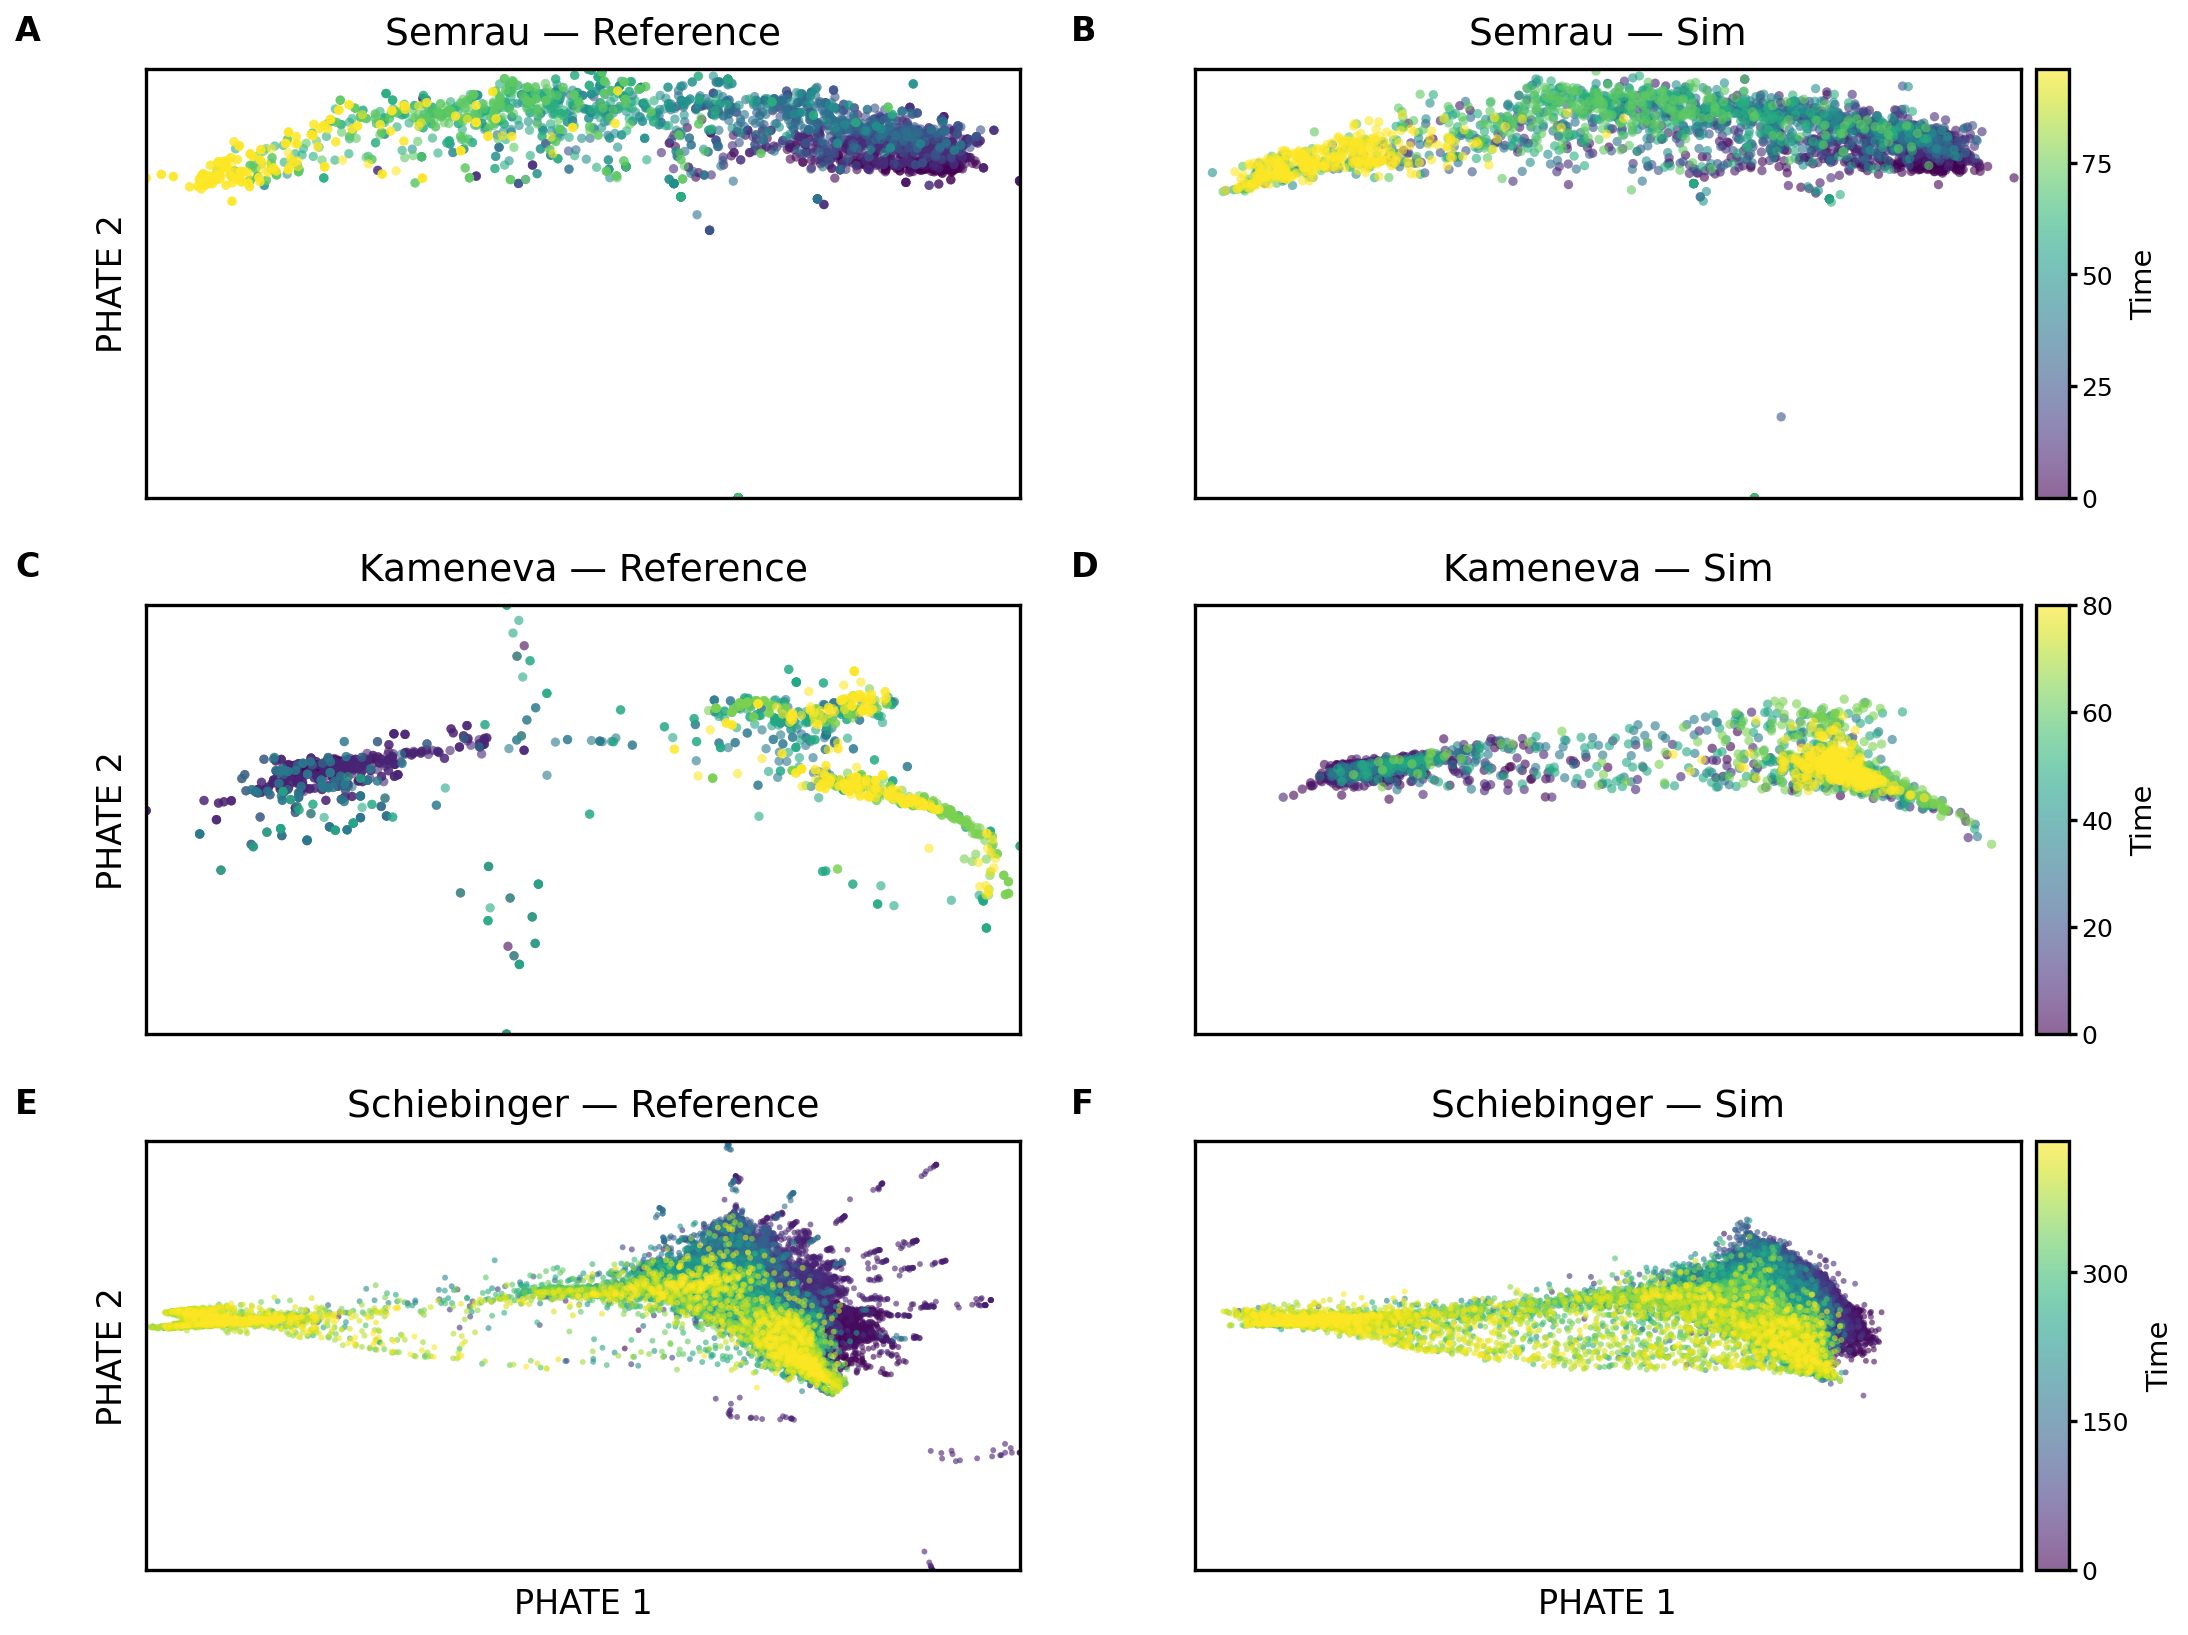

Python code for this plot:
"""
figure_6.py
-----------
CardamomOT — model fit quality on three experimental datasets
(Semrau, Kameneva, Schiebinger).

Layout  (A4 portrait, 8.27 × 11.69 in)
-----------------------------------------
Row A–F : PHATE embeddings (Reference | CardamomOT) × 3 datasets, coloured by time
Row G–I : Cell-type composition timeline (stacked bar) × 3 datasets
Row J–O : Mean ± SD gene expression × 3 datasets (1–3 genes each)

Usage:
    python figure_6.py
"""

import sys
import numpy as np
import scanpy as sc
import anndata as ad
import scipy
import matplotlib.gridspec as gridspec
import matplotlib.pyplot as plt
import seaborn as sns
from matplotlib.lines import Line2D
from mpl_toolkits.axes_grid1 import make_axes_locatable
import phate 

sys.path += ['./../../']
from CardamomOT import NetworkModel as CardamomNetworkModel   # noqa: F401
from CardamomOT import train_classifier, predict_cell_types

# ---------------------------------------------------------------------------
# Paths — adjust to your environment
# ---------------------------------------------------------------------------
SCHIE_PATH     = './../../experimental_datasets/Schiebinger'
SEMRAU_PATH    = './../../experimental_datasets/Semrau'
KAMENEVA_PATH  = './../../experimental_datasets/Kameneva'

# ---------------------------------------------------------------------------
# Visual constants  (harmonised with figure_2 style)
# ---------------------------------------------------------------------------
REF_COLOR = '#555555'   # grey  — reference data
SIM_COLOR = '#C94040'   # red   — CardamomOT model
NB_COLOR  = '#4878CF'   # blue  — NB baseline

# Gene indices for mean±SD panels (same as notebook)
SEMRAU_GENES    = [4]
KAMENEVA_GENES  = [86, 12]
SCHIE_GENES     = [71, 107, 83]


# ---------------------------------------------------------------------------
# Utilities
# ---------------------------------------------------------------------------

def _to_dense(X):
    return X.toarray() if scipy.sparse.issparse(X) else np.asarray(X, dtype=float)


# ---------------------------------------------------------------------------
# Data loading
# ---------------------------------------------------------------------------

# STIM hyperparameter per dataset (from figure_7)
STIM  = {'Semrau': 1.0, 'Kameneva': 0.2, 'Schiebinger': 1.0}
PRIOR = 1.0


def load_dataset(base_path, dataset_name):
    """
    Load adata_beta, adata_sim and rna_traj directly from cardamomOT/ h5ad files,
    using the correct stim/prior hyperparameters per dataset.

    Returns:
        adata_beta  – AnnData from adata_beta_stim{s}_prior{p}.h5ad
        adata_sim   – AnnData from adata_sim_stim{s}_prior{p}.h5ad
        adata_traj  – AnnData wrapping rna_traj with time + var_names + cell_type
        rna_traj    – np.ndarray (cells, genes), from data_rna.npy col 1:
        time_traj   – np.ndarray (cells,),       from data_rna.npy col 0
        adata_ref   – AnnData from Data/data_full.h5ad or data_train.h5ad
    """
    import os
    cp   = f'{base_path}/cardamomOT'
    stim = STIM[dataset_name]

    # Reference AnnData (for classifier + var_names)
    full_path  = f'{base_path}/Data/data_full.h5ad'
    train_path = f'{base_path}/Data/data_train.h5ad'
    adata_ref  = sc.read(train_path if 'Schiebinger' in base_path else full_path)

    # adata_beta and adata_sim from cardamomOT h5ad files
    adata_beta = sc.read_h5ad(f'{cp}/adata_beta_stim{stim}_prior{PRIOR}.h5ad')
    adata_sim  = sc.read_h5ad(f'{cp}/adata_sim_stim{stim}_prior{PRIOR}.h5ad')

    # AnnData wrapper for rna_traj
    adata_traj = sc.read_h5ad(f'{cp}/adata_rna_traj_stim{stim}_prior{PRIOR}.h5ad')

    # Predict cell types
    clf        = train_classifier(adata_ref, label_key='cell_type')
    adata_beta = predict_cell_types(adata_beta.copy(), clf)
    adata_sim  = predict_cell_types(adata_sim.copy(),  clf)
    adata_traj = predict_cell_types(adata_traj.copy(), clf)

    return adata_beta, adata_sim, adata_traj, adata_ref


# ---------------------------------------------------------------------------
# Panel drawing helpers
# ---------------------------------------------------------------------------

def get_common_limits(coords1, coords2):
    """Compute xlim and ylim spanning both coordinate arrays."""
    all_coords = np.vstack([coords1, coords2])
    xlim = (all_coords[:, 0].min(), all_coords[:, 0].max())
    ylim = (all_coords[:, 1].min(), all_coords[:, 1].max())
    return xlim, ylim


def draw_phate(ax, coords, time_vals, title, s=5, show_colorbar=False, xlim=None, ylim=None):
    """PHATE scatter coloured by time, figure_2 style."""
    sc_obj = ax.scatter(coords[:, 0], coords[:, 1],
                        c=time_vals, cmap='viridis', alpha=0.6, s=s, lw=0)
    ax.set_title(title, fontsize=9)
    ax.set_xticks([]); ax.set_yticks([])
    ax.set_xlabel('PHATE 1', fontsize=8)
    ax.set_ylabel('PHATE 2', fontsize=8)
    
    # Set consistent limits if provided
    if xlim is not None:
        ax.set_xlim(xlim)
    if ylim is not None:
        ax.set_ylim(ylim)
    
    if show_colorbar:
        divider = make_axes_locatable(ax)
        cax = divider.append_axes('right', size='4%', pad=0.05)
        cb = plt.colorbar(sc_obj, cax=cax)
        cb.set_label('Time', fontsize=7)
        cb.ax.tick_params(labelsize=6, length=2, pad=1)
        cb.locator = plt.MaxNLocator(nbins=4)
        cb.update_ticks()


# ---------------------------------------------------------------------------
# UMAP projection: adata_beta vs adata_sim
# ---------------------------------------------------------------------------

def compute_phate_beta_sim(adata_beta, adata_sim,
                            phate_random_state=42):
    """
    Compute PHATE for adata_beta and adata_sim:
      1. normalize_total each dataset independently (on a copy)
      2. concatenate
      3. log1p the concatenation
      4. fit_transform (no projection — all cells fit together)

    Returns:
        beta_2d   – PHATE coords for adata_beta cells
        sim_2d    – PHATE coords for adata_sim cells
        t_beta    – time values for adata_beta cells
        t_sim     – time values for adata_sim cells
    """
    t_beta = np.array(adata_beta.obs['time'])
    t_sim  = np.array(adata_sim.obs['time'])

    # Step 1: normalize_total each dataset independently (copy to avoid side effects)
    ab = ad.AnnData(_to_dense(adata_beta.X).copy())
    sc.pp.normalize_total(ab, target_sum=1e4)

    as_ = ad.AnnData(_to_dense(adata_sim.X).copy())
    sc.pp.normalize_total(as_, target_sum=1e4)

    # Step 2+3: concatenate then sqrt (PHATE's default is sqrt(counts), not log1p)
    n_beta = ab.n_obs
    combined = ad.AnnData(np.vstack([_to_dense(ab.X), _to_dense(as_.X)]))
    combined_norm = np.sqrt(combined.X)

    # Step 4: fit_transform on the full concatenation
    phate_op = phate.PHATE(n_components=2, random_state=phate_random_state)
    coords = phate_op.fit_transform(combined_norm)

    beta_2d = coords[:n_beta]
    sim_2d  = coords[n_beta:]

    return beta_2d, sim_2d, t_beta, t_sim


# ---------------------------------------------------------------------------
# Main
# ---------------------------------------------------------------------------

def main():
    # ── Load Semrau ──────────────────────────────────────────────────────────
    print("Loading Semrau...")
    (adata_beta_semrau, adata_sim_semrau, adata_traj_semrau, _) = load_dataset(SEMRAU_PATH, 'Semrau')
    beta_semrau_2d, sim_semrau_beta_2d, t_beta_semrau, t_sim_semrau = compute_phate_beta_sim(
        adata_traj_semrau, adata_sim_semrau)

    # ── Load Kameneva ────────────────────────────────────────────────────────
    print("Loading Kameneva...")
    (adata_beta_kameneva, adata_sim_kameneva, adata_traj_kameneva, _) = load_dataset(KAMENEVA_PATH, 'Kameneva')
    beta_kameneva_2d, sim_kameneva_beta_2d, t_beta_kameneva, t_sim_kameneva = compute_phate_beta_sim(
        adata_traj_kameneva, adata_sim_kameneva)

    # ── Load Schiebinger ─────────────────────────────────────────────────────
    print("Loading Schiebinger...")
    (adata_beta_schie, adata_sim_schie, adata_traj_schie, _) = load_dataset(SCHIE_PATH, 'Schiebinger')
    beta_schie_2d, sim_schie_beta_2d, t_beta_schie, t_sim_schie = compute_phate_beta_sim(
        adata_beta_schie, adata_sim_schie)

    # ── Layout ────────────────────────────────────────────────────────────────
    fig = plt.figure(figsize=(8.27, 6.5))
    gs   = gridspec.GridSpec(3, 2, figure=fig,
                              hspace=0.25, wspace=0.2)

    axes = [fig.add_subplot(gs[r, c]) for r in range(3) for c in range(2)]

    # Panel labels A–O
    for ax, lbl in zip(axes, "ABCDEF"):
        ax.text(-0.15, 1.05, lbl, transform=ax.transAxes,
                ha='left', va='bottom', fontsize=8, fontweight='bold', clip_on=False)

    # ── PHATE panels A–F  (adata_beta | adata_sim, shared PHATE space) ────────
    # Compute common limits for each dataset pair
    xlim_semrau, ylim_semrau = get_common_limits(beta_semrau_2d, sim_semrau_beta_2d)
    xlim_kameneva, ylim_kameneva = get_common_limits(beta_kameneva_2d, sim_kameneva_beta_2d)
    xlim_schie, ylim_schie = get_common_limits(beta_schie_2d, sim_schie_beta_2d)
    
    phate_configs = [
        (axes[0], beta_semrau_2d,       t_beta_semrau,    'Semrau — Reference', 5, False, xlim_semrau, ylim_semrau),
        (axes[1], sim_semrau_beta_2d,   t_sim_semrau,     'Semrau — Sim',       5, True, xlim_semrau, ylim_semrau),
        (axes[2], beta_kameneva_2d,     t_beta_kameneva,  'Kameneva — Reference', 5, False, xlim_kameneva, ylim_kameneva),
        (axes[3], sim_kameneva_beta_2d, t_sim_kameneva,   'Kameneva — Sim',      5, True, xlim_kameneva, ylim_kameneva),
        (axes[4], beta_schie_2d,        t_beta_schie,     'Schiebinger — Reference', 2, False, xlim_schie, ylim_schie),
        (axes[5], sim_schie_beta_2d,    t_sim_schie,      'Schiebinger — Sim',   2, True, xlim_schie, ylim_schie),
    ]
    for ax, coords, t_vals, title, s, with_cb, xlim, ylim in phate_configs:
        draw_phate(ax, coords, t_vals, title, s=s, show_colorbar=with_cb, xlim=xlim, ylim=ylim)

    # Remove PHATE axis labels from panels A–D (keep only E=axes[4], F=axes[5])
    for ax in axes[:4]:
        ax.set_xlabel('')
    for ax in axes[1:6:2]:
        ax.set_ylabel('')

    # ── Save ──────────────────────────────────────────────────────────────────
    plt.savefig('figureS10.png', dpi=300, bbox_inches='tight', pad_inches=0.05)
    print("Saved figureS10.png")
    try:
        from PIL import Image
        Image.open('figureS10.png').convert('RGB').save('figureS10.pdf', 'PDF', resolution=300)
        print("Saved figureS10.pdf")
    except ImportError:
        print("(PIL not available — skipping PDF export)")


if __name__ == '__main__':
    main()
